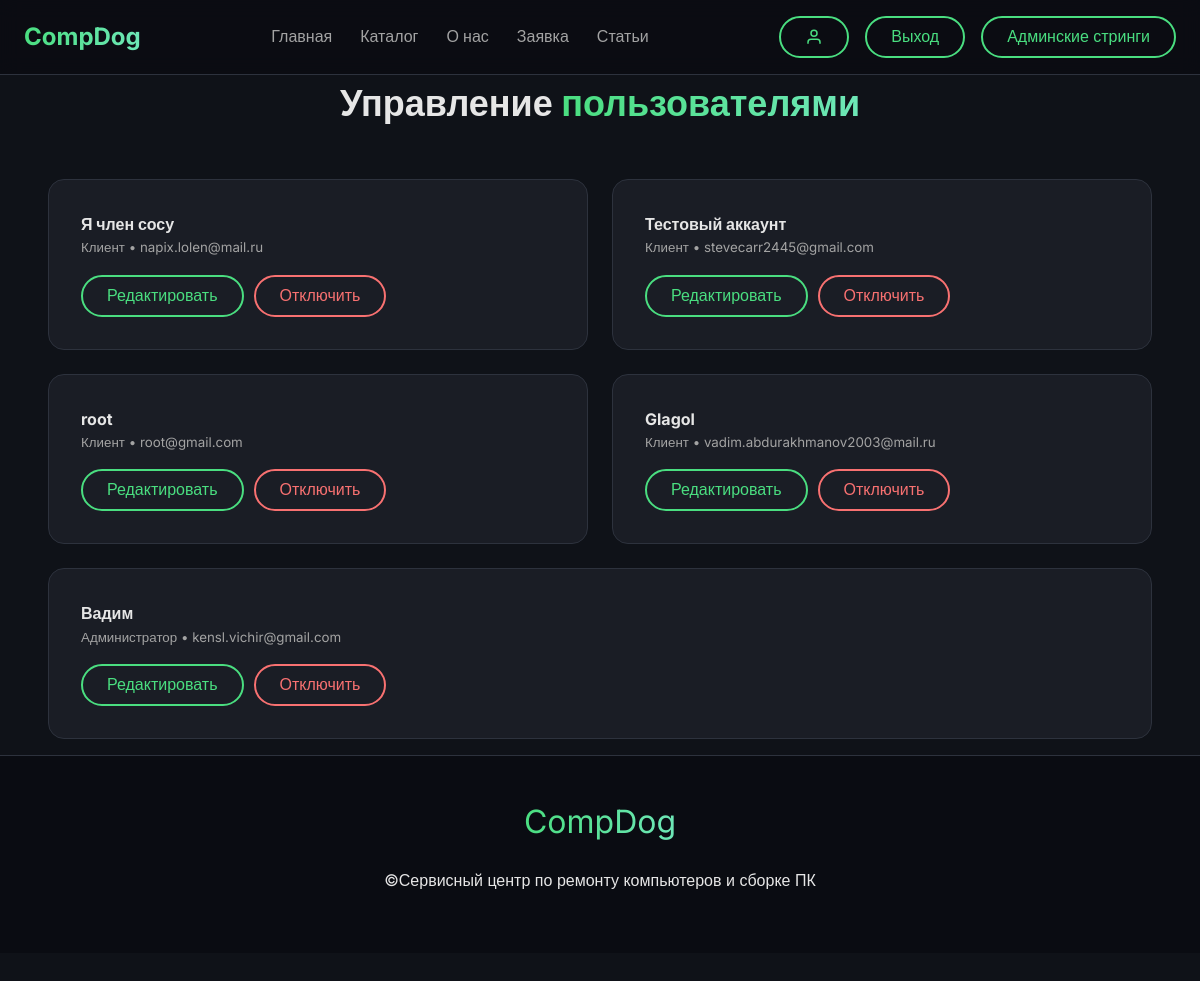
Page /system/user/ (signed in) on the earlier database version.
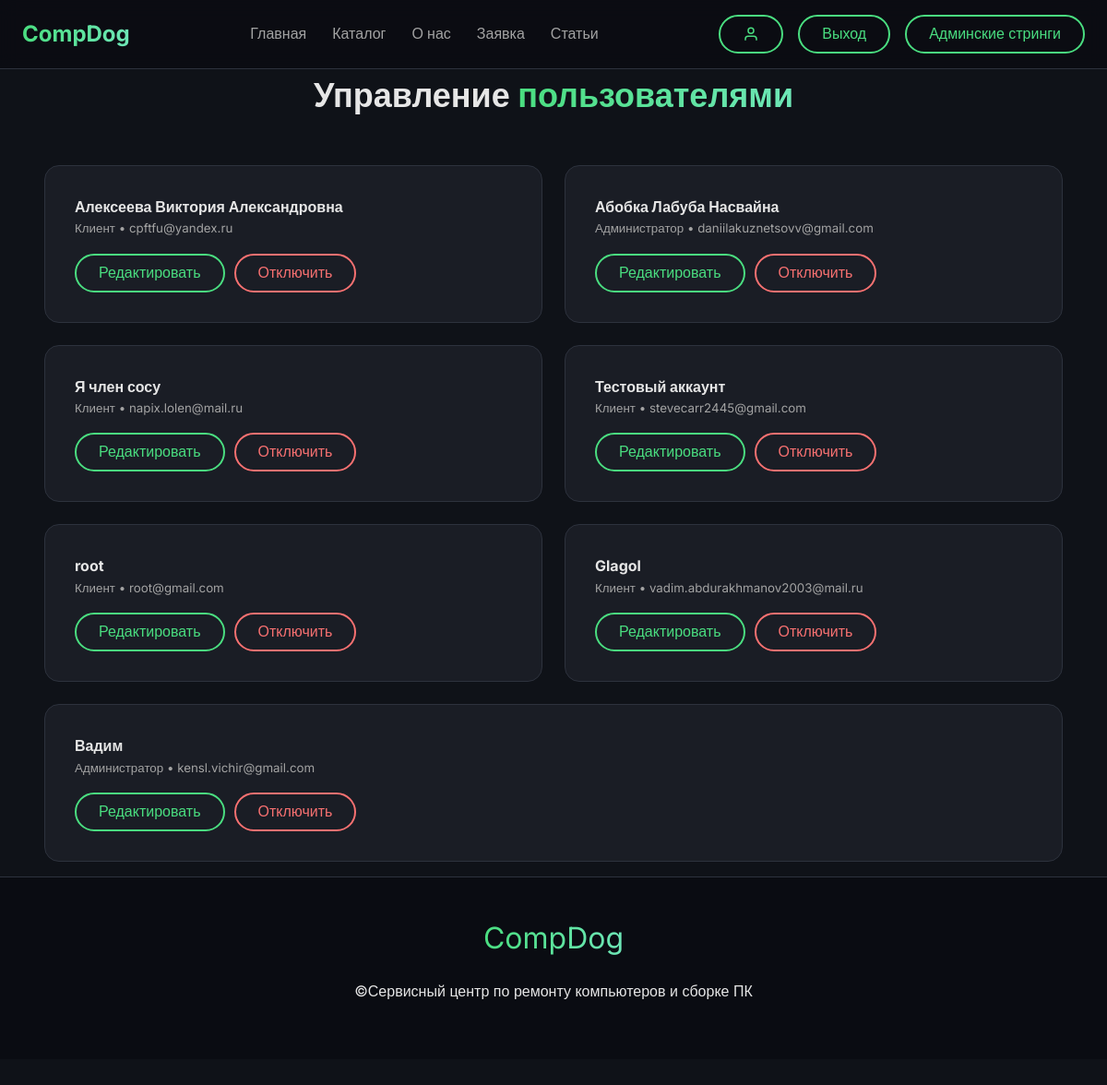
Same page on the later database version.
### core/models.py (models this page shows)
class User(AbstractBaseUser, PermissionsMixin):
    email = models.EmailField(unique=True)  # Уникальный email — используется как логин (USERNAME_FIELD)
    person_name = models.CharField(max_length=150,
                                   unique=True)  # Отображаемое имя пользователя (например, "Иван23"), должно быть уникальным
    phone_number = models.CharField(max_length=20, blank=True, null=True)  # Номер телефона для связи (необязательно)
    address = models.TextField(blank=True,
                               null=True)  # Полный адрес (улица, дом, квартира) — полезно для курьерской доставки или выезда
    avatar = models.ImageField(upload_to='avatars/', blank=True,
                               null=True)  # Фото профиля пользователя, сохраняется в папке media/avatars/
    is_active = models.BooleanField(default=True)  # Активен ли аккаунт (False — заблокирован)
    is_staff = models.BooleanField(default=False)  # Имеет ли доступ к админ-панели Django
    role = models.CharField(
        max_length=20,
        choices=[
            ('client', 'Клиент'),  # Обычный пользователь, приносит устройства в ремонт
            ('engineer', 'Инженер'),  # Специалист, выполняющий диагностику и ремонт
            ('manager', 'Менеджер'),  # Управляет заказами, коммуницирует с клиентами
            ('admin', 'Администратор'),  # Полный доступ к системе (обычно is_staff=True)
        ],
        default='client'  # По умолчанию новый пользователь — клиент
    )
    job_title = models.CharField(max_length=100, blank=True,
                                 null=True)  # Должность сотрудника (например, "старший инженер")
    department = models.CharField(max_length=100, blank=True,
                                  null=True)  # Отдел, в котором работает сотрудник (например, "Ремонт телефонов")
    work_schedule = models.TextField(blank=True,
                                     null=True)  # График работы (например, "Пн-Пт 9:00–18:00, перерыв 13:00–14:00")
    preferred_contact_method = models.CharField(
        max_length=10,
        choices=[('email', 'Email'), ('phone', 'Телефон')],
        default='email'  # Каким способом пользователь предпочитает получать уведомления
    )
    created_at = models.DateTimeField(auto_now_add=True)  # Дата и время регистрации пользователя
    updated_at = models.DateTimeField(auto_now=True)  # Дата и время последнего изменения профиля
    objects = CustomUserManager()
    USERNAME_FIELD = 'email'  # Вход в систему осуществляется по email
    REQUIRED_FIELDS = ['person_name']  # При создании суперпользователя нужно указать person_name

### crm/views.py (the view)
# urls.py: path('system/', include('crm.urls')),
@login_required
def crm(request):
    allowed_roles = ['engineer', 'manager', 'admin']
    if not request.user.is_staff and request.user.role not in allowed_roles:
        raise PermissionDenied("У вас нет доступа к CRM-панели.")
    users = User.objects.all().order_by('-created_at')
    return render(request, 'system/user.html', {'users': users})

### templates/system/user.html (shortened to what this page needs)
{% extends 'base/header.html' %}
{% load static %}
{% block content %}
<link rel="stylesheet" href="{% static 'css/base.css' %}">
<div class="container">
    <h1 class="section-title" style="margin-bottom: 30px;">Управление <span>пользователями</span></h1>
    <div class="layout" id="users-list">
        {% for user in users %}
        <div class="card user-card" data-user-id="{{ user.id }}">
            <div>
                <strong>{{ user.person_name }}</strong><br>
                <small style="color: var(--text-secondary);">{{ user.get_role_display }} • {{ user.email }}</small>
            </div>
            <div style="margin-top: 16px; display: flex; gap: 10px;">
                <button class="btn btn-outline edit-btn" onclick="openEditModal({{ user.id }})">Редактировать</button>
                <button class="btn btn-outline"
                        style="color: #f87171; border-color: #f87171;"
                        onclick="confirmToggleUser({{ user.id }}, {{ user.is_active|lower }})">
                    {{ user.is_active|yesno:"Отключить,Включить" }}
                </button>
            </div>
        </div>
        {% empty %}
        <p style="color: var(--text-secondary);">Пользователи не найдены.</p>
        {% endfor %}
    </div>
</div>
{% endblock %}

### templates/base/header.html (shortened to what this page needs)
{% load static %}
    <link rel="stylesheet" href="{% static 'css/base.css' %}">
<!DOCTYPE html>
<html lang="ru">
<head>
</head>
<body>
    <header>
        <div class="container header-container">
            <div class="logo">CompDog</div>
            <nav>
                <ul>
                    <li><a href="/">Главная</a></li>
                    <li><a href="/catalog/">Каталог</a></li>
                    <li><a href="/contact/">О нас</a></li>
                    <li><a href="/request/">Заявка</a></li>
                    <li><a href="/article/">Статьи</a></li>
                </ul>
            </nav>
        {% if user.is_authenticated %}
    <li class="auth-buttons">
        <form action="/profile/" method="post" style="display: inline;">
            <button type="submit" class="btn btn-outline btn-icon">
                <svg width="18" height="18" viewBox="0 0 24 24" fill="none" stroke="currentColor" stroke-width="2">
                    <path d="M20 21v-2a4 4 0 0 0-4-4H8a4 4 0 0 0-4 4v2"></path>
                    <circle cx="12" cy="7" r="4"></circle>
                </svg>
            </button>
        </form>
        <form action="/logout/" method="post" style="display: inline;">
            <button type="submit" class="btn btn-outline">Выход</button>
        </form>
        {% if user.is_staff or user.role == 'admin' or user.role == 'manager' or user.role == 'engineer' %}
            <form action="/system/request/" method="post" style="display: inline;">
                <button type="submit" class="btn btn-outline">Админские стринги</button>
            </form>
        {% endif %}
    </li>
        {% endif %}
        </div>
    </header>
    <main class="container mt-4">
        {% block content %}
        {% endblock %}
    </main>
</body>
</html>
    <footer>
        <div class="container footer-content">
            <div class="footer-logo">CompDog</div>
            <p>©Сервисный центр по ремонту компьютеров и сборке ПК</p>
        </div>
    </footer>

### static/css/base.css (style rules this page uses)
* { margin: 0; padding: 0; box-sizing: border-box; }
:root { --dark-bg: #0f1218; --card-bg: #1a1d25; --text-primary: #e6e6e6; --text-secondary: #a3a3a3; --accent-green: #4ade80; --accent-green-dark: #22c55e; --border-radius: 16px; --transition: all 0.3s ease; }
body { font-family: 'Inter', sans-serif; background-color: var(--dark-bg); color: var(--text-primary); line-height: 1.6; overflow-x: hidden; }
.container { width: 100%; max-width: 1200px; margin: 0 auto; padding: 0 24px; }
.layout { width: 100%; display: flex; gap: 24px; flex-wrap: wrap; justify-content: center; padding: 16px 0; }
header { background-color: rgba(10, 12, 18, 0.8); backdrop-filter: blur(10px); padding: 16px 0; position: sticky; top: 0; z-index: 100; border-bottom: 1px solid #2d323d; }
.header-container { display: flex; justify-content: space-between; align-items: center; }
.logo { font-size: 24px; font-weight: 700; background: linear-gradient(90deg, var(--accent-green), #6ee7b7); -webkit-background-clip: text; -webkit-text-fill-color: transparent; }
nav ul { display: flex; list-style: none; gap: 28px; }
nav a { color: var(--text-secondary); text-decoration: none; font-weight: 500; font-size: 16px; transition: var(--transition); padding: 8px 0; position: relative; }
nav a::after { content: ''; position: absolute; bottom: 0; left: 0; width: 0; height: 2px; background: var(--accent-green); transition: var(--transition); }
.auth-buttons { display: flex; gap: 16px; }
.btn { padding: 10px 24px; border-radius: 50px; font-weight: 500; cursor: pointer; transition: var(--transition); border: none; font-size: 16px; }
.btn-outline { background: transparent; color: var(--accent-green); border: 2px solid var(--accent-green); }
.card { background: var(--card-bg); border-radius: var(--border-radius); padding: 32px; flex: 1 1 300px; transition: var(--transition); border: 1px solid #2d323d; }
.section-title { text-align: center; margin-bottom: 50px; font-size: 2.25rem; }
.section-title span { background: linear-gradient(90deg, var(--accent-green), #6ee7b7); -webkit-background-clip: text; -webkit-text-fill-color: transparent; }
footer { background: #0a0c12; padding: 40px 0 60px; border-top: 1px solid #2d323d; }
.footer-content { display: flex; flex-direction: column; align-items: center; text-align: center; }
.footer-logo { font-size: 2rem; margin-bottom: 20px; background: linear-gradient(90deg, var(--accent-green), #6ee7b7); -webkit-background-clip: text; -webkit-text-fill-color: transparent; }

### templates/system/user.html (style rules this page uses)
.user-card { display: flex; flex-direction: column; justify-content: space-between; }

Differences in the rows shown:
added User: person_name "Алексеева Виктория Александровна", role "Клиент", email "cpftfu@yandex.ru", is_active "Отключить"
added User: person_name "Абобка Лабуба Насвайна", role "Администратор", email "daniilakuznetsovv@gmail.com", is_active "Отключить"
